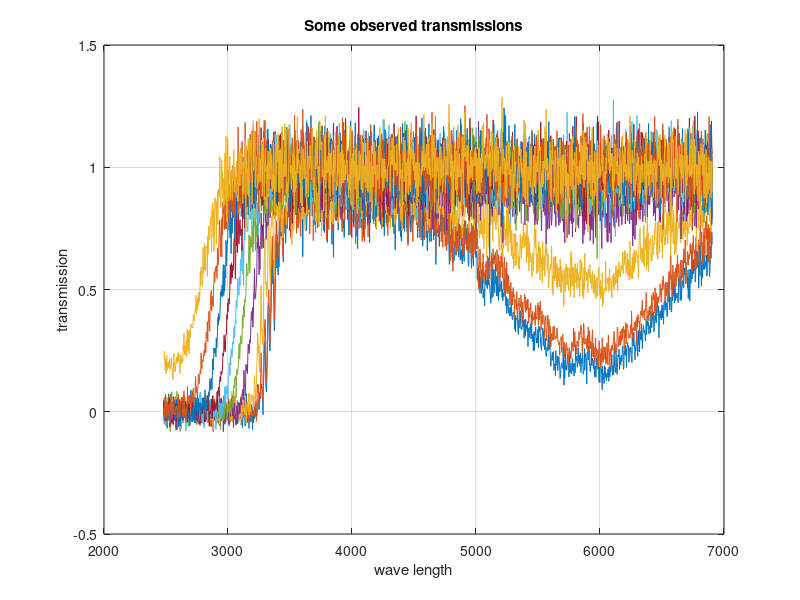
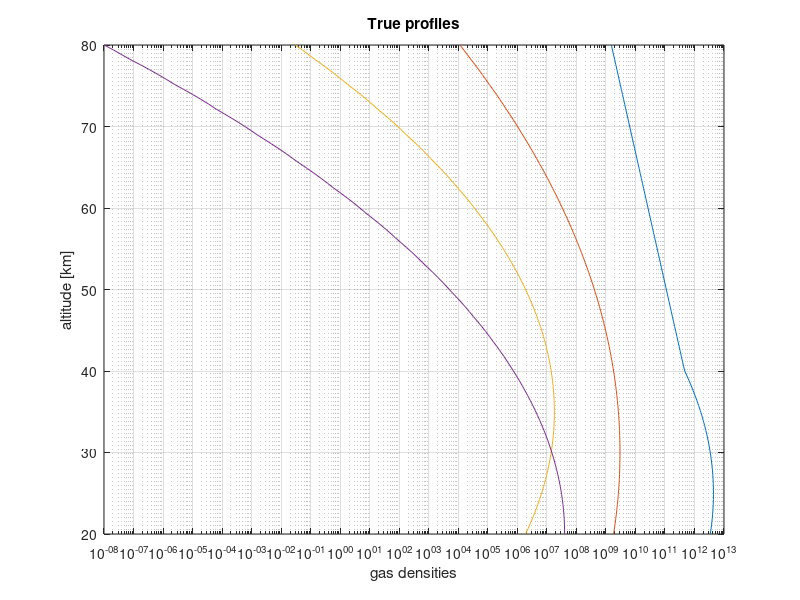

Source code (MATLAB) for these figures, in order:
%% GOMOS synthetic transmission data

load transmission100
% Loads: alts nalts wavel nwavel ngas C A X T weights
%
% alts - altitudes [km]
% wavel - wavelengts [nm]
% C - cross sections, nwavel*ngas
% A - geometry matrix, nalts*nalts
% X - gas profiles, nalts*ngas (ngas*nalts in inversion)
% T - true transmissions, nwavel*nalts
% weights - knonw std error in transmissions, nwavel*ngas
%
% Direct model: T = exp(-C*X'*A')
% Observations Tobs = T + randn(size(T))*weights

% generate observations
Tobs = T + randn(size(T)).*weights;

figure(1); clf
plot(wavel,Tobs(:,1:10:end))
title('Some observed transmissions')
xlabel('wave length')
ylabel('transmission')
grid

figure(2); clf;
semilogx(X,alts)
ylabel('altitude [km]')
xlabel('gas densities')
title('True profiles')
grid